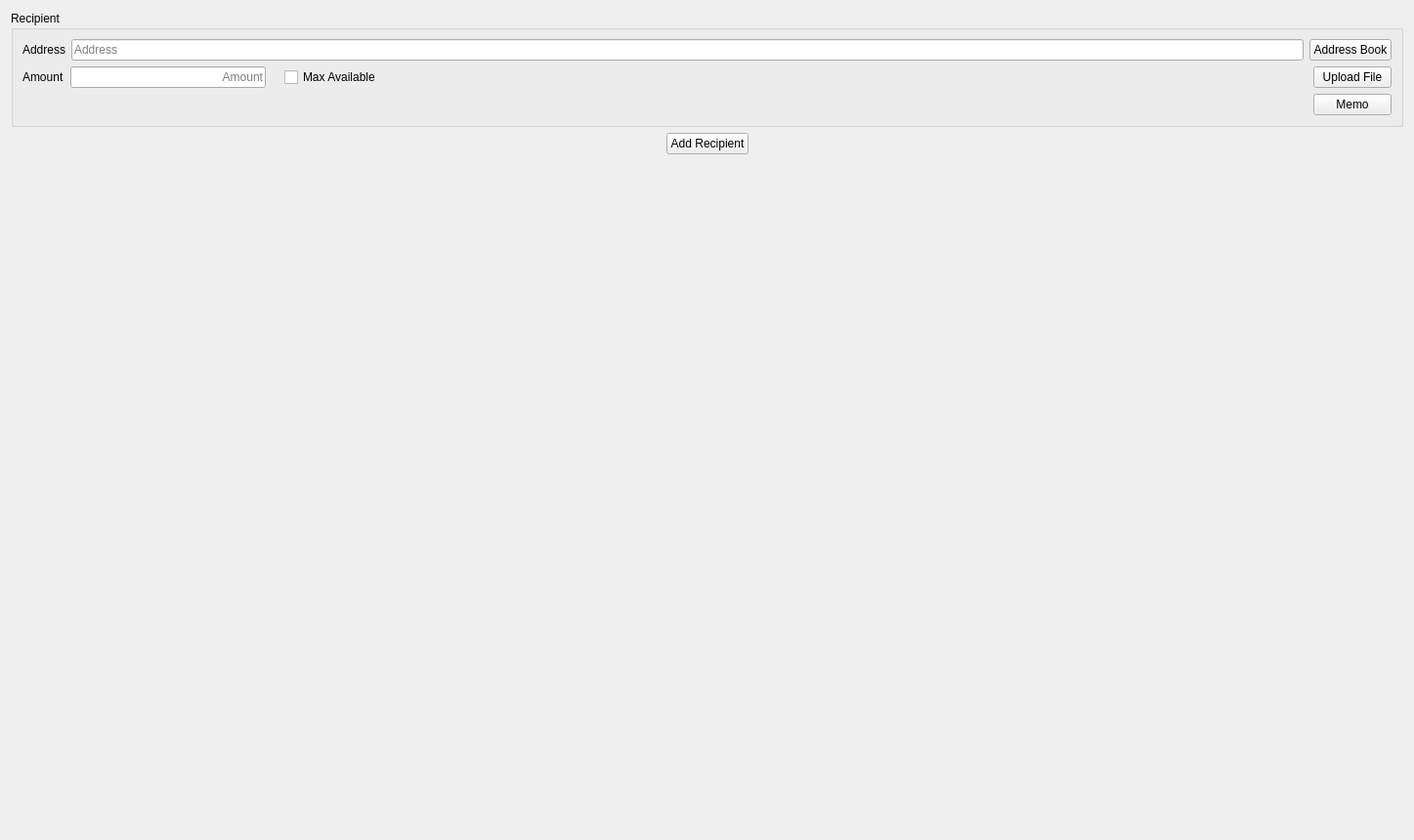
             <widget class="QWidget" name="sendToWidgets">
              <property name="geometry">
               <rect>
                <x>0</x>
                <y>0</y>
                <width>1447</width>
                <height>860</height>
               </rect>
              </property>
              <layout class="QVBoxLayout" name="sendToLayout">
               <item>
                <widget class="QGroupBox" name="verticalGroupBox">
                 <property name="title">
                  <string>Recipient</string>
                 </property>
                 <layout class="QGridLayout" name="sendAddressLayout">
                  <item row="2" column="0">
                   <layout class="QHBoxLayout" name="horizontalLayout_20" stretch="0,0">
                    <property name="spacing">
                     <number>0</number>
                    </property>
                    <property name="sizeConstraint">
                     <enum>QLayout::SetDefaultConstraint</enum>
                    </property>
                    <property name="bottomMargin">
                     <number>0</number>
                    </property>
                    <item alignment="Qt::AlignTop">
                     <widget class="QLabel" name="MemoTxt1">
                      <property name="sizePolicy">
                       <sizepolicy hsizetype="MinimumExpanding" vsizetype="MinimumExpanding">
                        <horstretch>0</horstretch>
                        <verstretch>0</verstretch>
                       </sizepolicy>
                      </property>
                      <property name="text">
                       <string/>
                      </property>
                      <property name="alignment">
                       <set>Qt::AlignLeading|Qt::AlignLeft|Qt::AlignTop</set>
                      </property>
                      <property name="wordWrap">
                       <bool>true</bool>
                      </property>
                     </widget>
                    </item>
                    <item alignment="Qt::AlignTop">
                     <widget class="QPushButton" name="MemoBtn1">
                      <property name="enabled">
                       <bool>true</bool>
                      </property>
                      <property name="sizePolicy">
                       <sizepolicy hsizetype="Fixed" vsizetype="Fixed">
                        <horstretch>0</horstretch>
                        <verstretch>0</verstretch>
                       </sizepolicy>
                      </property>
                      <property name="minimumSize">
                       <size>
                        <width>0</width>
                        <height>0</height>
                       </size>
                      </property>
                      <property name="toolTip">
                       <string/>
                      </property>
                      <property name="text">
                       <string>Memo</string>
                      </property>
                     </widget>
                    </item>
                   </layout>
                  </item>
                  <item row="1" column="0">
                   <layout class="QHBoxLayout" name="horizontalLayout_13">
                    <item>
                     <widget class="QLabel" name="label_6">
                      <property name="text">
                       <string>Amount</string>
                      </property>
                     </widget>
                    </item>
                    <item>
                     <widget class="QLineEdit" name="Amount1">
                      <property name="sizePolicy">
                       <sizepolicy hsizetype="Preferred" vsizetype="Fixed">
                        <horstretch>0</horstretch>
                        <verstretch>0</verstretch>
                       </sizepolicy>
                      </property>
                      <property name="minimumSize">
                       <size>
                        <width>200</width>
                        <height>0</height>
                       </size>
                      </property>
                      <property name="baseSize">
                       <size>
                        <width>200</width>
                        <height>0</height>
                       </size>
                      </property>
                      <property name="alignment">
                       <set>Qt::AlignRight|Qt::AlignTrailing|Qt::AlignVCenter</set>
                      </property>
                      <property name="placeholderText">
                       <string>Amount</string>
                      </property>
                     </widget>
                    </item>
                    <item>
                     <widget class="QLabel" name="AmtUSD1">
                      <property name="text">
                       <string/>
                      </property>
                     </widget>
                    </item>
                    <item>
                     <widget class="QCheckBox" name="Max1">
                      <property name="text">
                       <string>Max Available</string>
                      </property>
                      <property name="checkable">
                       <bool>true</bool>
                      </property>
                     </widget>
                    </item>
                    <item>
                     <spacer name="horizontalSpacer_4">
                      <property name="orientation">
                       <enum>Qt::Horizontal</enum>
                      </property>
                      <property name="sizeType">
                       <enum>QSizePolicy::MinimumExpanding</enum>
                      </property>
                      <property name="sizeHint" stdset="0">
                       <size>
                        <width>40</width>
                        <height>20</height>
                       </size>
                      </property>
                     </spacer>
                    </item>
                    <item>
                     <widget class="QPushButton" name="FileBtn">
                      <property name="enabled">
                       <bool>true</bool>
                      </property>
                      <property name="toolTip">
                       <string/>
                      </property>
                      <property name="text">
                       <string>Upload File</string>
                      </property>
                     </widget>
                    </item>
                   </layout>
                  </item>
                  <item row="0" column="0">
                   <layout class="QHBoxLayout" name="horizontalLayout_12">
                    <item>
                     <widget class="QLabel" name="label_4">
                      <property name="text">
                       <string>Address</string>
                      </property>
                     </widget>
                    </item>
                    <item>
                     <widget class="QLineEdit" name="Address1">
                      <property name="placeholderText">
                       <string>Address</string>
                      </property>
                     </widget>
                    </item>
                    <item>
                     <widget class="QPushButton" name="AddressBook1">
                      <property name="text">
                       <string>Address Book</string>
                      </property>
                     </widget>
                    </item>
                   </layout>
                  </item>
                 </layout>
                </widget>
               </item>
               <item>
                <layout class="QHBoxLayout" name="horizontalLayout_7">
                 <item>
                  <spacer name="horizontalSpacer_2">
                   <property name="orientation">
                    <enum>Qt::Horizontal</enum>
                   </property>
                   <property name="sizeHint" stdset="0">
                    <size>
                     <width>40</width>
                     <height>20</height>
                    </size>
                   </property>
                  </spacer>
                 </item>
                 <item>
                  <widget class="QPushButton" name="addAddressButton">
                   <property name="baseSize">
                    <size>
                     <width>200</width>
                     <height>0</height>
                    </size>
                   </property>
                   <property name="text">
                    <string>Add Recipient</string>
                   </property>
                  </widget>
                 </item>
                 <item>
                  <spacer name="horizontalSpacer_3">
                   <property name="orientation">
                    <enum>Qt::Horizontal</enum>
                   </property>
                   <property name="sizeHint" stdset="0">
                    <size>
                     <width>40</width>
                     <height>20</height>
                    </size>
                   </property>
                  </spacer>
                 </item>
                </layout>
               </item>
               <item>
                <spacer name="verticalSpacer_2">
                 <property name="orientation">
                  <enum>Qt::Vertical</enum>
                 </property>
                 <property name="sizeHint" stdset="0">
                  <size>
                   <width>20</width>
                   <height>40</height>
                  </size>
                 </property>
                </spacer>
               </item>
              </layout>
             </widget>
